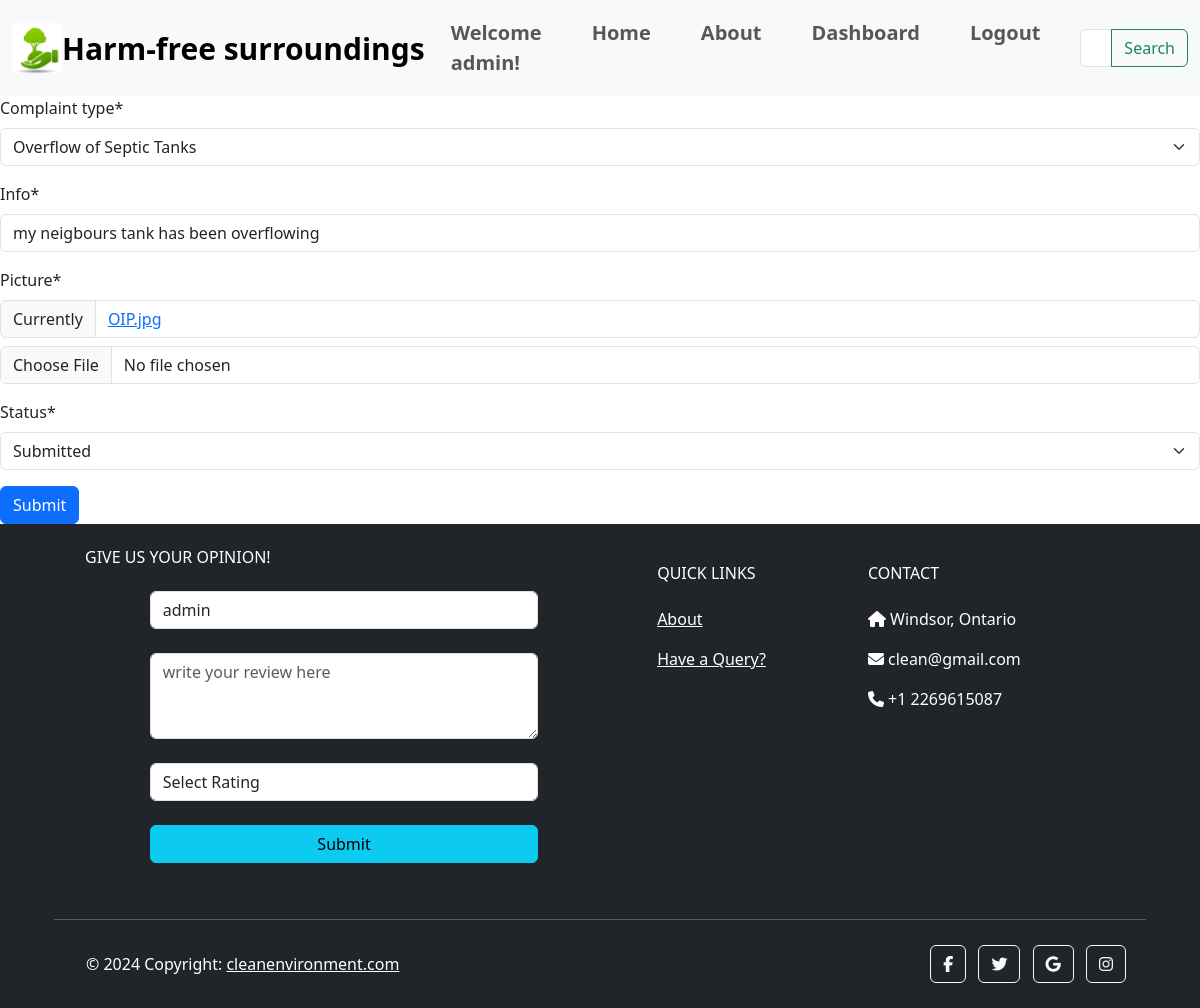
The page /update/new/complaints/9 (signed in) on the database its author committed.
### city/models.py (models this page shows, shortened)
class MyUser(AbstractUser):
    email = models.EmailField(unique=True)
    is_user = models.BooleanField(default=True)
    is_employee = models.BooleanField(default=False)

class Complaint(models.Model):
    STATUS = (
        ('Submitted', 'Submitted'),
        ('Pending', 'Pending'),
        ('Resolved', 'Resolved')
    )
    COMPLAINTS = (
        ('Garbage dump', 'Garbage dump'),
        ('Overflow of Septic Tanks', 'Overflow of Septic Tanks'),
        ('Burning of Garbage', 'Burning of Garbage'),
        ('Stagnant Water', 'Stagnant Water'),
        ('Dustbins not cleaned', 'Dustbins not cleaned'),
        ('Improper Sanitization', 'Improper Sanitization'),
        ('Open Manholes or Drains', 'Open Manholes or Drains'),
    )
    user_name = models.ForeignKey(MyUser, on_delete=models.CASCADE)
    complaint_type = models.CharField(max_length=200, null=True, choices=COMPLAINTS)
    address = models.CharField(max_length=500, null=True)
    city = models.CharField(max_length=100, null=True)
    postal_code = models.CharField(max_length=20, null=True, blank=True)
    thumbs_up = models.PositiveIntegerField(default=0)
    is_verified = models.BooleanField(default=False)
    voted_users = models.ManyToManyField(MyUser, related_name='voted_complaints', blank=True)
    landmark = models.CharField(max_length=200, null=True)
    info = models.CharField(max_length=200, null=True)
    latitude = models.FloatField(null=True, blank=True)
    longitude = models.FloatField(null=True, blank=True)
    complaint_date = models.DateTimeField(auto_now_add=True, null=True)
    picture = models.ImageField(null=True)
    video = models.FileField(upload_to='uploads/complaint_videos/', null=True, blank=True)
    tracking_id = models.CharField(null=True, max_length=16)
    status = models.CharField(max_length=200, null=True, default='Submitted', choices=STATUS)

### city/views.py (the view)
# urls.py: path('update/new/complaints/<str:pk>',views.update_new_complaints,name='update_new_complaints'),
@login_required(login_url='employee_login')
def update_new_complaints(request, pk):
    if request.user.is_employee == True:
        complaints = Complaint.objects.get(id=pk)
        form = UpdateForm(instance=complaints)
        context = {
            'form': form
        }
        if request.method == 'POST':
            form = UpdateForm(request.POST, instance=complaints)
            if form.is_valid():
                form.save()
                return redirect('new_complaints')
        return render(request, 'city/update_complaints.html', context=context)
    else:
        return redirect('employee_login')

### city/forms.py
class UpdateForm(forms.ModelForm):
    class Meta:
        model = Complaint
        fields = ['complaint_type', 'info', 'picture', 'status']

### city/templates/city/update_complaints.html (shortened to what this page needs)
{% extends 'city/navbar.html' %} {% load crispy_forms_tags %} {% block content%}
<form action="" method="post">
  {% csrf_token %} {{form.complaint_type|as_crispy_field}}
  {{form.info|as_crispy_field}}
  {{form.picture|as_crispy_field}}{{form.status|as_crispy_field}}
  <input type="submit" class="btn btn-primary" />
</form>
{% endblock content %}

### city/templates/city/navbar.html (shortened to what this page needs)
{% load static %}
<!DOCTYPE html>
<html lang="en">
  <head>
    <link rel="stylesheet" href="{% static 'css/style.css' %}" />
    <link
      href="https://cdn.jsdelivr.net/npm/bootstrap@5.3.0-alpha1/dist/css/bootstrap.min.css"
      rel="stylesheet"
    />
  </head>
  <body>
    <nav class="navbar navbar-expand-lg bg-body-tertiary">
      <div class="container-fluid">
        <img id="logo" src="{% static 'images/logo.jpg' %}" alt="Logo" />
        <a class="navbar-brand" href="#">Harm-free surroundings</a>
        <div class="collapse navbar-collapse" id="navbarNavAltMarkup">
          <div class="navbar-nav ms-auto">
            {% if user.is_authenticated %}
              <a class="nav-link" href="{% url 'home' %}">Welcome {{ user.username }}!</a>
            {% endif %}
            <a class="nav-link" href="{% url 'home' %}">Home</a>
            <a class="nav-link" href="{% url 'about' %}">About</a>
            {% if user.is_authenticated %}
              {% if user.is_employee %}
                <a class="nav-link" href="{% url 'emp_main' %}">Dashboard</a>
              {% else %}
                <a class="nav-link" href="{% url 'user_complaints' %}">Complaints</a>
              {% endif %}
              <form method="post" action="{% url 'logout' %}" style="display: inline;">
                <button type="submit" class="btn btn-link nav-link" style="display: inline; padding: 0; border: none; background: none;">Logout</button>
              </form>
            {% endif %}
          </div>
          <form class="d-flex" role="search" method="GET" action="{% url 'search_results' %}">
            <div class="input-group">
              <input class="form-control" type="search" placeholder="Enter city name" aria-label="Search" name="query">
              <button class="btn btn-outline-success" type="submit">Search</button>
            </div>
          </form>
        </div>
      </div>
    </nav>
    {% block content %}{% endblock content %}
    <footer class="text-center text-lg-start text-white bg-dark">
      <div class="container p-4 pb-0 bg-dark">
        <section class="p-3 pt-0 bg-dark">
          <div class="row bg-dark">
            <div class="col-md-6 col-lg-6 col-xl-6 mx-auto mt-6 bg-dark">
              <h6 class="text-uppercase mb-4 font-weight-bold">
                Give us your opinion!
              </h6>
              <form
                class="contact-form d-flex flex-column align-items-center bg-dark"
                action="{% url 'feedback' %}"
                method="POST"
              >
                <div class="form-group w-75">
                  {% if user.is_authenticated %}
                    <input
                      type="text"
                      class="form-control"
                      value="{{ user.username }}"
                      name="person_name"
                      readonly
                    /><br />
                  {% endif %}
                </div>
                <div class="form-group w-75">
                  <textarea
                    class="form-control"
                    type="text"
                    rows="3"
                    placeholder="write your review here"
                    name="review"
                    required
                  ></textarea
                  ><br />
                </div>
                <div class="form-group w-75 mb-4">
                  <select class="form-control" name="rating" required>
                    <option value="">Select Rating</option>
                  </select>
                </div>
                <button type="submit" class="btn btn-submit btn-info w-75">
                  Submit
                </button>
                <br />
              </form>
            </div>
            <div class="col-md-3 col-lg-2 col-xl-2 mx-auto mt-3">
              <h6 class="text-uppercase mb-4 font-weight-bold">Quick Links</h6>
              <p><a class="text-white" href="{% url 'about' %}">About</a></p>
              <p><a class="text-white" href="{% url 'query_form' %}">Have a Query?</a></p>
            </div>
            <div class="col-md-4 col-lg-3 col-xl-3 mx-auto mt-3">
              <h6 class="text-uppercase mb-4 font-weight-bold">Contact</h6>
              <p><i class="fas fa-home mr-3"></i> Windsor, Ontario</p>
              <p><i class="fas fa-envelope mr-3"></i> clean@gmail.com</p>
              <p><i class="fas fa-phone mr-3"></i> +1 2269615087</p>
            </div>
          </div>
        </section>
        <hr class="my-3" />
        <section class="p-3 pt-0">
          <div class="row d-flex align-items-center">
            <div class="col-md-7 col-lg-8 text-center text-md-start">
              <div class="p-3">
                © 2024 Copyright:
                <a class="text-white" href="#">cleanenvironment.com</a>
              </div>
            </div>
            <div class="col-md-5 col-lg-4 ml-lg-0 text-center text-md-end">
              <a
                class="btn btn-outline-light btn-floating m-1"
                class="text-white"
                role="button"
                ><i class="fab fa-facebook-f"></i
              ></a>
              <a
                class="btn btn-outline-light btn-floating m-1"
                class="text-white"
                role="button"
                ><i class="fab fa-twitter"></i
              ></a>
              <a
                class="btn btn-outline-light btn-floating m-1"
                class="text-white"
                role="button"
                ><i class="fab fa-google"></i
              ></a>
              <a
                class="btn btn-outline-light btn-floating m-1"
                class="text-white"
                role="button"
                ><i class="fab fa-instagram"></i
              ></a>
            </div>
          </div>
        </section>
      </div>
    </footer>
  </body>
</html>

### static/css/style.css (style rules this page uses)
html, body { margin: 0; padding: 0; }
.navbar-brand { font-size: 30px !important; font-weight: 600 !important; }
.nav-link { font-size: 20px !important; font-weight: 600 !important; padding: 10px !important; margin-right: 30px !important; }
h6 { font-weight: lighter !important; }
#logo { height: 50px !important; width: 50px !important; }

### rows shown on the page
MyUser: username "admin", person_name "admin"
Complaint: complaint_type "Overflow of Septic Tanks", info "my neigbours tank has been overflowing", status "Submitted"
